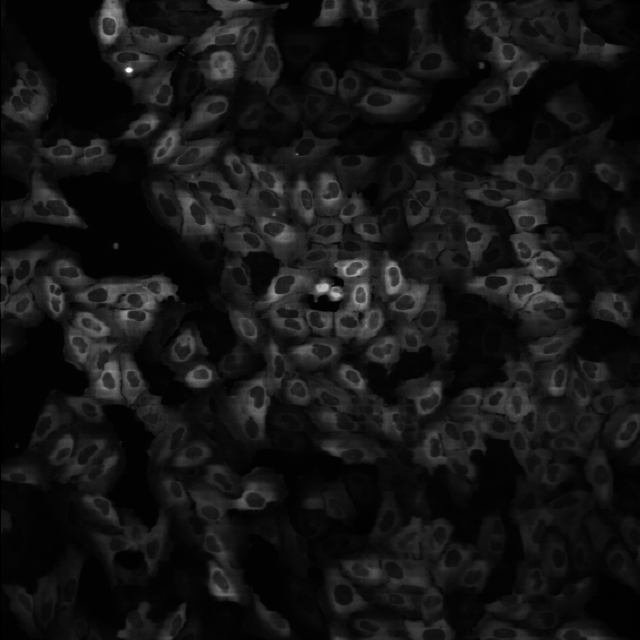
#> input picture tests/Channel1-01-A-01.tif, 640 x 640 px
$ python -i filter.py   (imports and definitions only)
#> lines starting #> are read from the running program, lines starting #| are printed output that depends on the picture; after the words box and inside, x2 and y2 are one past the last pixel; in counts of white or black regions, pixels touching at a corner belong together
#> further down, picture is the input picture: shape (640, 640); min 0, max 255, mean 21
from __future__ import absolute_import
from __future__ import division
import deprecation
import numpy as np
import scipy.ndimage as scind
from scipy.ndimage import (
    binary_erosion,
    convolve,
    gaussian_filter,
    generate_binary_structure,
    label,
    map_coordinates,
)

from . import _filter
from .rankorder import rank_order
from .smooth import smooth_with_function_and_mask
from .cpmorphology import fixup_scipy_ndimage_result as fix
from .cpmorphology import (
    centers_of_labels,
    convex_hull_ijv,
    get_line_pts,
    grey_dilation,
    grey_erosion,
    grey_reconstruction,
)
from centrosome._np_compat import np_product, np_NaN

"""# of points handled in the first pass of the convex hull code"""
CONVEX_HULL_CHUNKSIZE = 250000


# [493 lines left out: functions stretch, unstretch, median_filter, bilateral_filter, laplacian_of_gaussian, masked_convolution and 2 more, not called in this run]


def sobel(image, mask=None):
    """Calculate the absolute magnitude Sobel to find the edges

    image - image to process
    mask - mask of relevant points

    Take the square root of the sum of the squares of the horizontal and
    vertical Sobels to get a magnitude that's somewhat insensitive to
    direction.

    Note that scipy's Sobel returns a directional Sobel which isn't
    useful for edge detection in its raw form.
    """
    return np.sqrt(hsobel(image, mask) ** 2 + vsobel(image, mask) ** 2)


def hsobel(image, mask=None):
    """Find the horizontal edges of an image using the Sobel transform

    image - image to process
    mask  - mask of relevant points

    We use the following kernel and return the absolute value of the
    result at each point:
     1   2   1
     0   0   0
    -1  -2  -1
    """
    if mask is None:
        mask = np.ones(image.shape, bool)
    big_mask = binary_erosion(mask, generate_binary_structure(2, 2), border_value=0)
#> mask: shape (640, 640) bool; every value is 1
    result = np.abs(
        convolve(
            image, np.array([[1, 2, 1], [0, 0, 0], [-1, -2, -1]]).astype(float) / 4.0
        )
    )
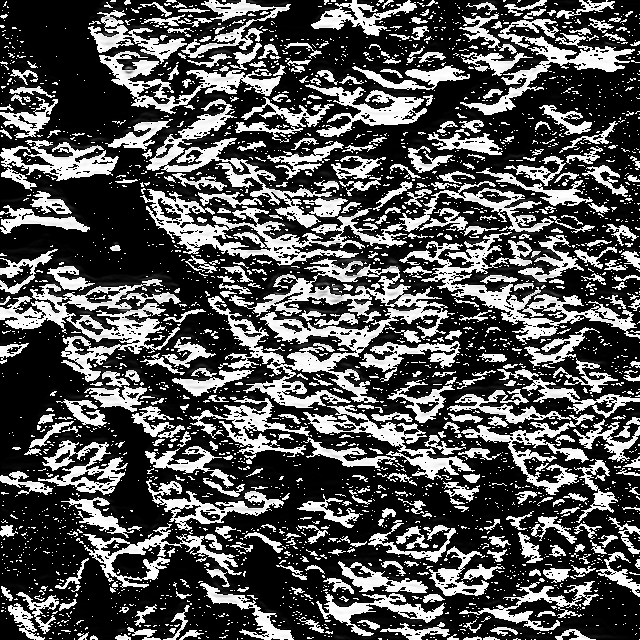
#> result: shape (640, 640); min 0, max 255, mean 83.3
    result[big_mask == False] = 0
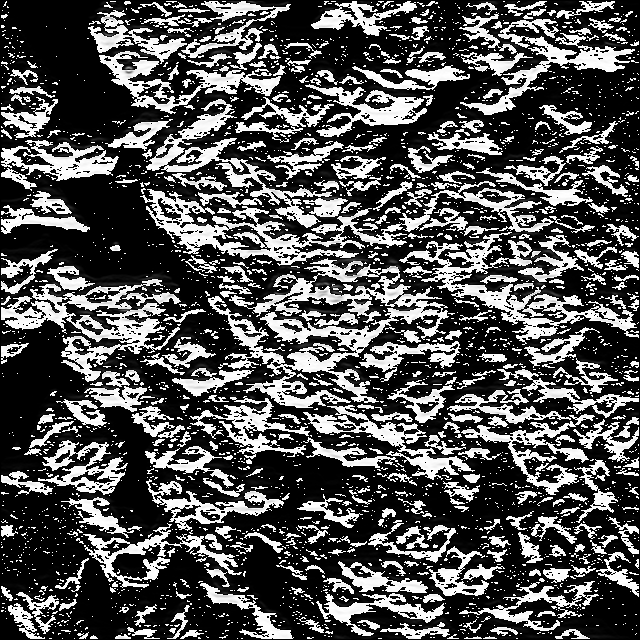
#> result: shape (640, 640); 0.28% of pixels changed, all inside (x1, y1, x2, y2) = (0, 0, 640, 640)
    return result


def vsobel(image, mask=None):
    """Find the vertical edges of an image using the Sobel transform

    image - image to process
    mask  - mask of relevant points

    We use the following kernel and return the absolute value of the
    result at each point:
     1   0  -1
     2   0  -2
     1   0  -1
    """
    if mask is None:
        mask = np.ones(image.shape, bool)
    big_mask = binary_erosion(mask, generate_binary_structure(2, 2), border_value=0)
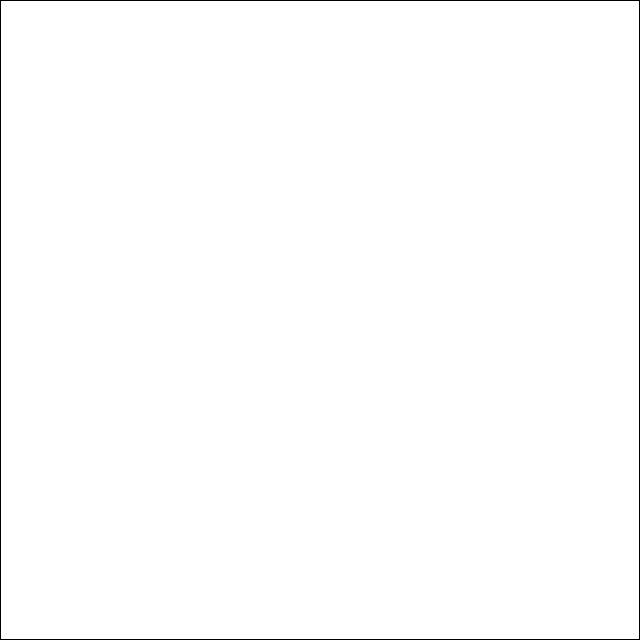
#> big_mask: shape (640, 640) bool; 99.4% white; black in thin lines or dots
    result = np.abs(
        convolve(
            image, np.array([[1, 0, -1], [2, 0, -2], [1, 0, -1]]).astype(float) / 4.0
        )
    )
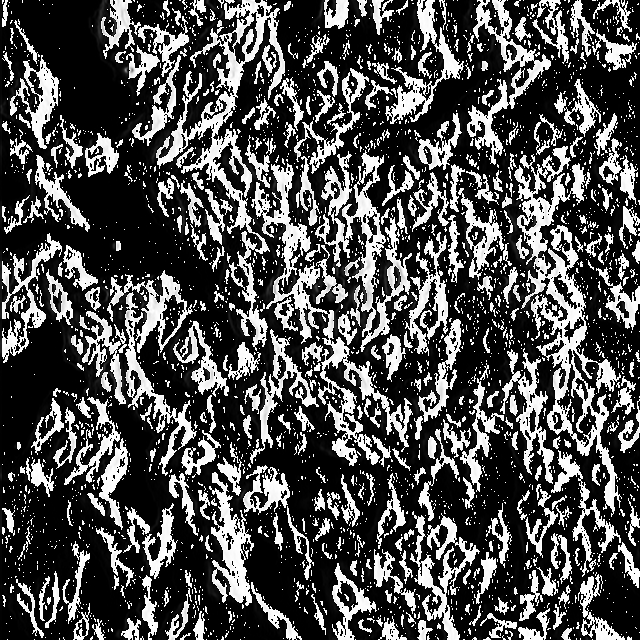
#> result: shape (640, 640); min 0, max 255, mean 78.5
    result[big_mask == False] = 0
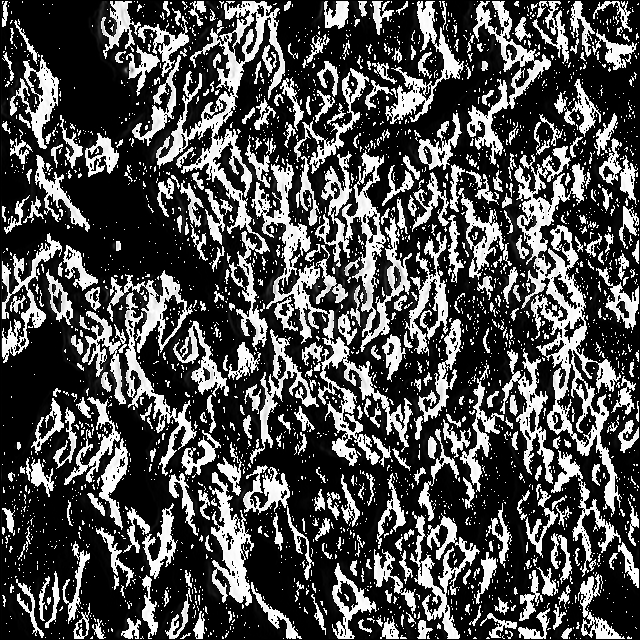
#> result: shape (640, 640); 0.39% of pixels changed, all inside (x1, y1, x2, y2) = (0, 0, 640, 640)
    return result


# [253 lines left out: functions prewitt, hprewitt, vprewitt, gabor, enhance_dark_holes, granulometry_filter and 1 more, not called in this run]


#######################################
#
# Structure and ideas for the Kalman filter derived from u-track
# as described in
#
#  Jaqaman, "Robust single-particle tracking in live-cell
#  time-lapse sequences", NATURE METHODS | VOL.5 NO.8 | AUGUST 2008
#
#######################################
class KalmanState(object):
    """A data structure representing the state at a frame

    The original method uses "feature" to mean the same thing as
    CellProfiler's "object".

    The state vector is somewhat abstract: it's up to the caller to
    determine what each of the indices mean. For instance, in a model
    with a 2-d position and velocity component, the state might be
    i, j, di, dj

    .observation_matrix - matrix to transform the state vector into the
                          observation vector. The observation matrix gives
                          the dimensions of the observation vector from its
                          i-shape and the dimensions of the state vector
                          from its j-shape. For observations of position
                          and states with velocity, the observation matrix
                          might be:

                          np.array([[1,0,0,0],
                                    [0,1,0,0]])

    .translation_matrix - matrix to translate the state vector from t-1 to t
                          For instance, the translation matrix for position
                          and velocity might be:

                          np.array([[1,0,1,0],
                                    [0,1,0,1],
                                    [0,0,1,0],
                                    [0,0,0,1]])

    .state_vec - an array of vectors per feature

    .state_cov - the covariance matrix yielding the prediction. Each feature
                has a 4x4 matrix that can be used to predict the new value

    .noise_var - the variance of the state noise for each feature for each
                vector element

    .state_noise - a N x 4 array: the state noise for the i, j, vi and vj

    .state_noise_idx - the feature indexes for each state noise vector

    .obs_vec   - the prediction for the observed variables
    """

    # [161 lines left out: functions __init__, state_len, obs_len, has_cached_predicted_state_vec, predicted_state_vec, has_cached_obs_vec and 4 more, not called in this run]


LARGE_KALMAN_COV = 2000
SMALL_KALMAN_COV = 1


# [928 lines left out: functions velocity_kalman_model, reverse_velocity_kalman_model, static_kalman_model, kalman_filter, line_integration, variance_transform and 10 more, not called in this run]

>>> import cv2
>>> picture = cv2.imread('../tests/Channel1-01-A-01.tif', cv2.IMREAD_GRAYSCALE)
>>> result = sobel(picture)
#> in sobel, `return np.sqrt(hsobel(image, mask) ** 2 + vsobel(image, mask) ** 2)`:
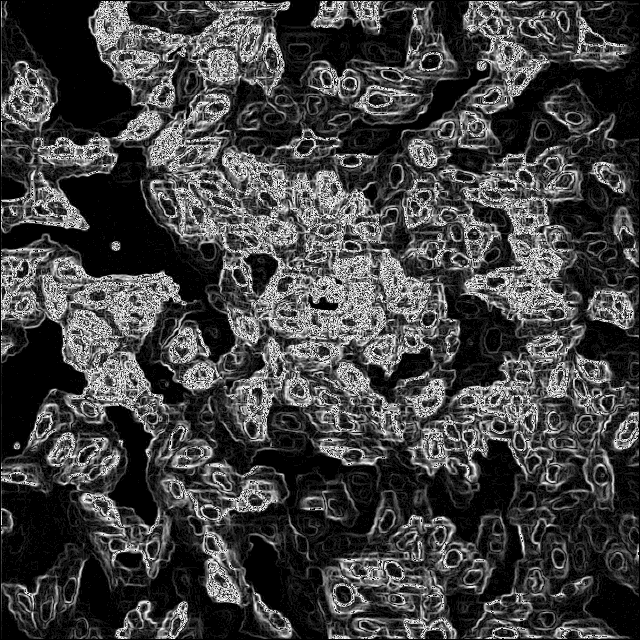
#> returned value: shape (640, 640) float16; min 0, max 15.91, mean 4.08; drawn with min black and max white
